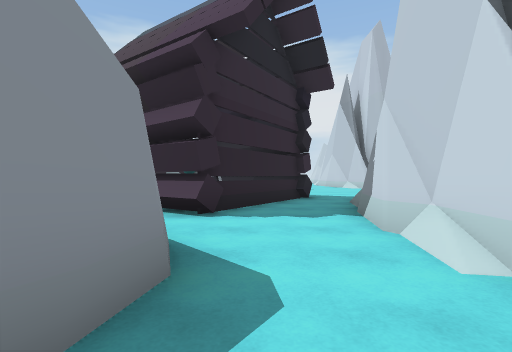
View 1 (above)

23 first-person views from a walk through a Unity game level. The camera is 1.2 m above the floor, looks level and sees 85° across. The floor is counted in squares, 1.8 m on a side. Each view is taken from the middle of a square. On the plan, view 1 faces up. The plan holds only what a view shows up to about 9 squares ahead; the rest is blank. The place goes on beyond the plan. The player is left out.

View 2
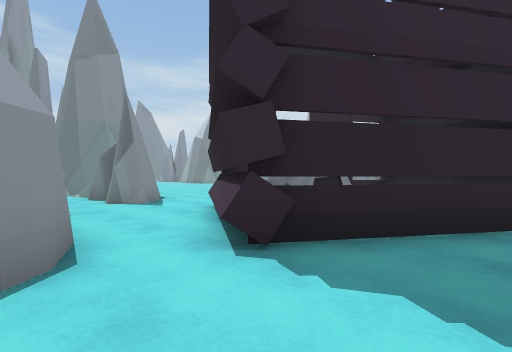

View 3
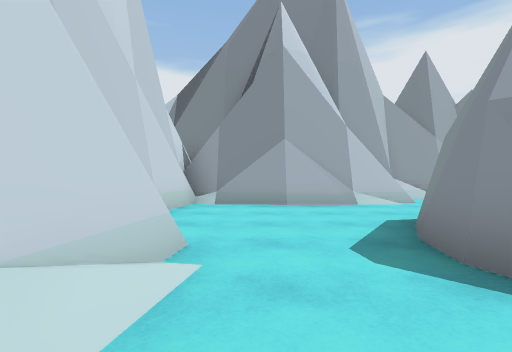

View 4
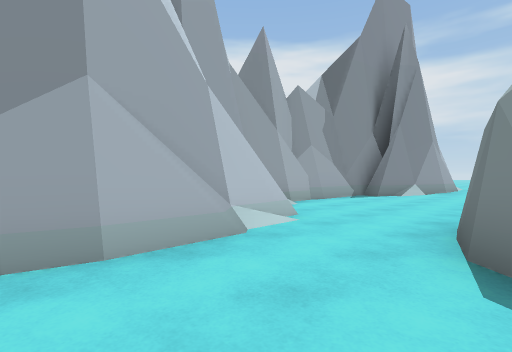

View 5
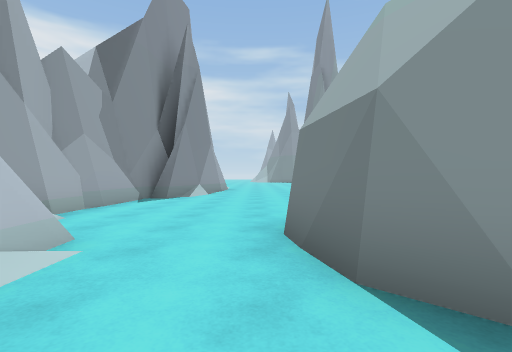

View 6
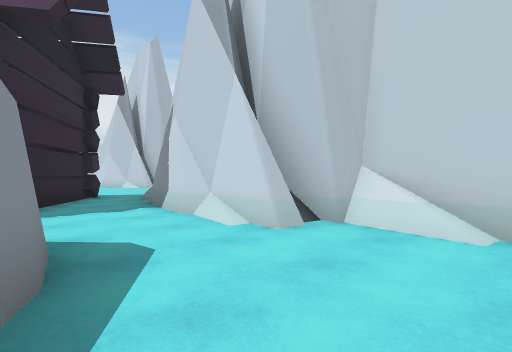

View 7
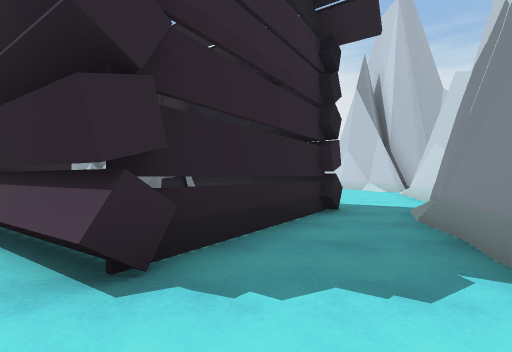

View 8
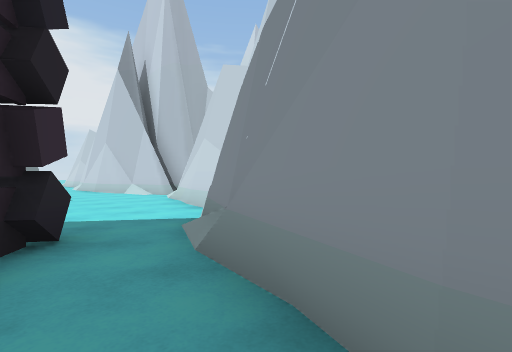

View 9
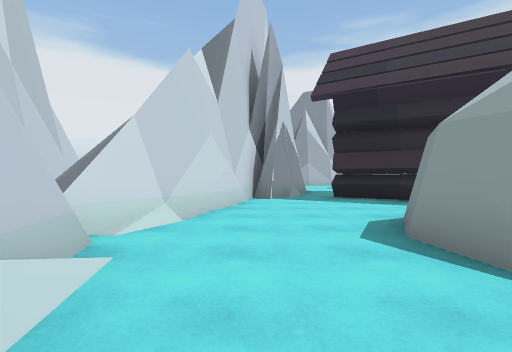

View 10
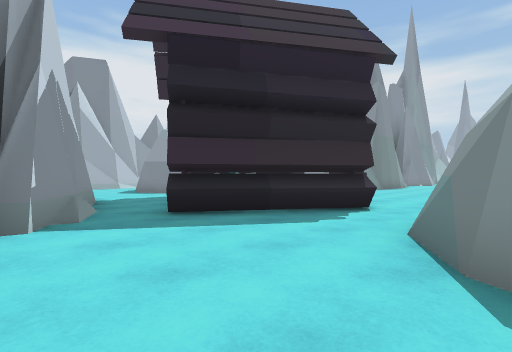

View 11
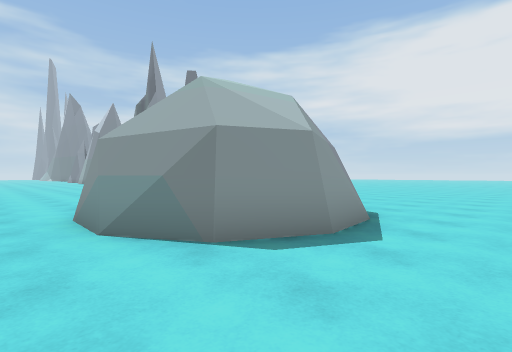

View 12
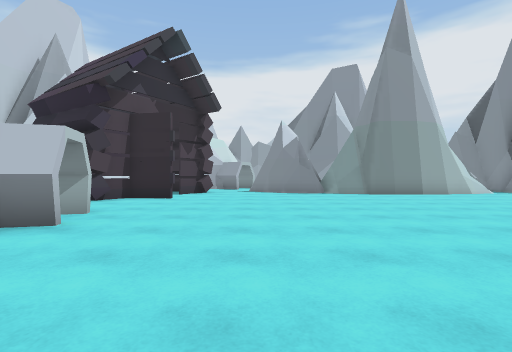

View 13
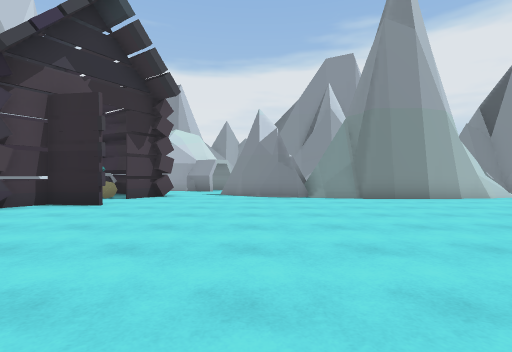

View 14
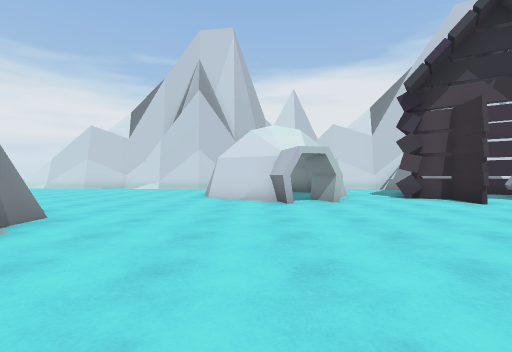

View 15
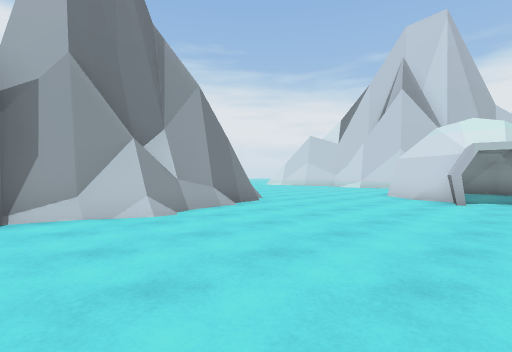

View 16
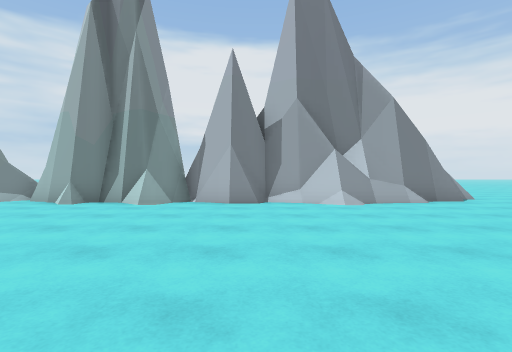

View 17
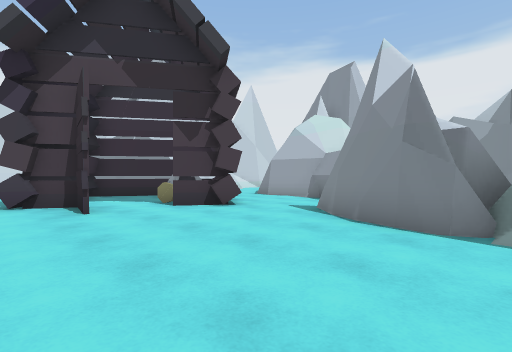

View 18
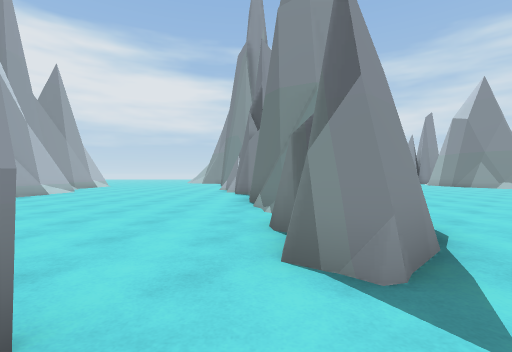

View 19
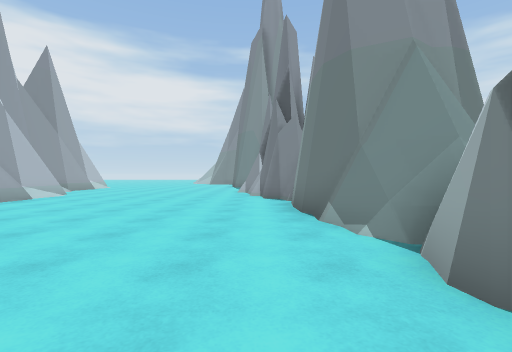

View 20
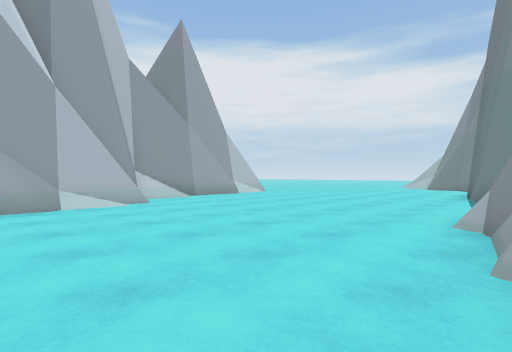

View 21
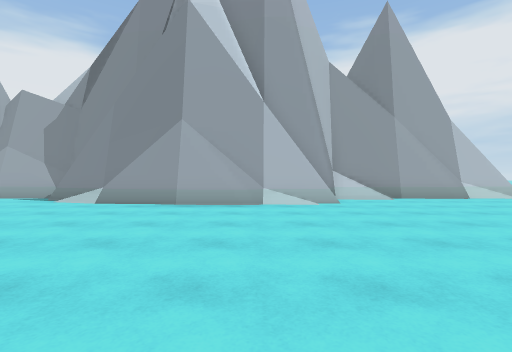

View 22
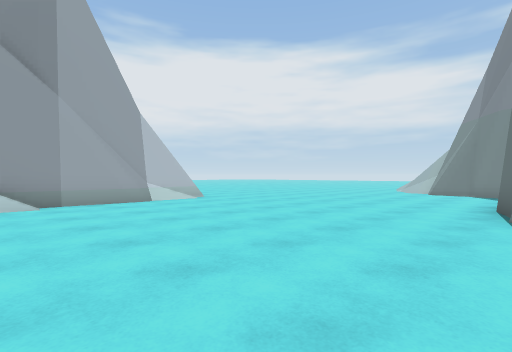

View 23
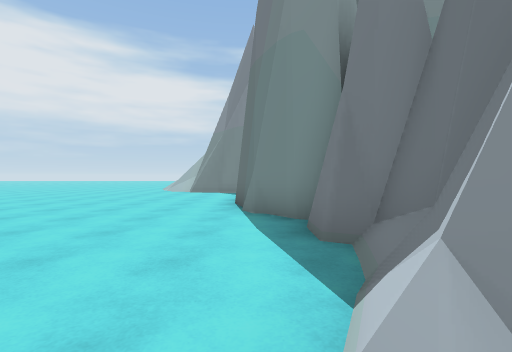

### Floor plan
Key: @ floor where view 1 was taken; # wall or solid block; . floor; / step, stairs or slope; = window, fence, low wall or low ledge; C cabin; L log.
Columns run from 25 left of view 1 to 6 right of it. Each row starts with its distance up from view 1.
 22                            ..
 21                        .. ...
 20       #/             .........
 19       #=##  #########.........
 18        ..##########...... ....
 17         ................. ....
 16          ..............##  #..#
 15           ............ #   #..##
 14            ...........##   #...#
 13             ..........######...#
 12             ............###...##
 11             ...........C......#
 10             ..........CCCC....#
  9            ..............CC..##
  8            .###.......C...C.###
  7           ### #####..CCLLCC.##
  6           ###  #####..CLLC.##
  5          #######.......CC..#
  4    #######..........####...#
  3  ###................ ####..#
  2 ...................     #..##
  1 ..................      #...#
  0 ....................  ###@..#
 -1 ..................... #.....#
 -2 ............................#
 -3 .........#######......=######
 -4   ......##     ##.....##    #
 -5    ######       #######

Positions as (right, up) in squares from view 1, and headings:
1: (0, 0), facing up
2: (1, 3), facing up-left
3: (1, 4), facing down
4: (1, 0), facing down-left
5: (0, -1), facing left
6: (-1, -1), facing up-right
7: (0, 3), facing up
8: (1, 5), facing up-right
9: (4, 17), facing down
10: (4, 13), facing down-left
11: (4, 11), facing up-left
12: (-6, 18), facing down
13: (-7, 16), facing down
14: (-10, 15), facing right
15: (-11, 13), facing up-right
16: (-11, 11), facing up
17: (-9, 11), facing down-right
18: (-4, 5), facing left
19: (-6, 4), facing left
20: (-13, 4), facing down-left
21: (-14, 4), facing down
22: (-17, 3), facing down-left
23: (-17, 3), facing left
